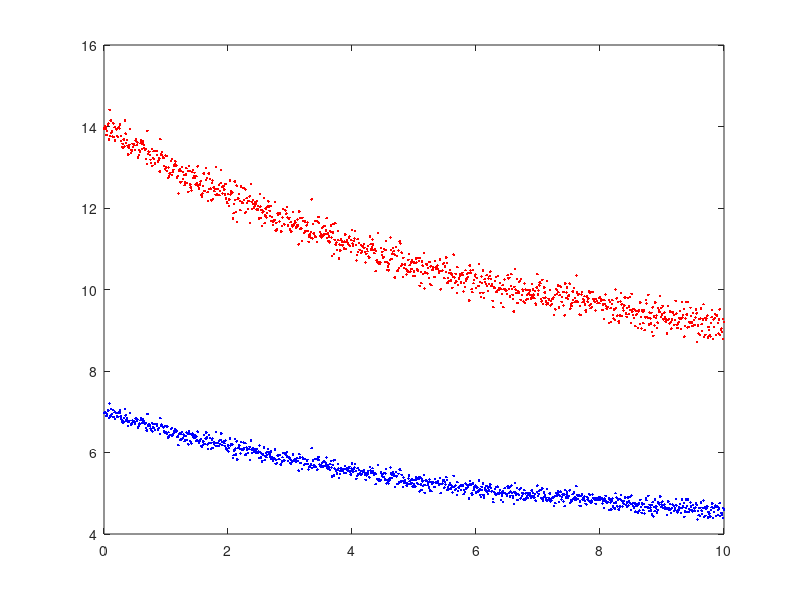

Write the MATLAB code that produced this figure. (Note: this script raises an error after producing the figure.)
clc
clear all
x=0:.01:10;
e=randn(size(x))/10;
y1=3*exp(-x/6)+4+e;
y2=2*y1;
figure(6)
plot(x,y1,'b.',x,y2,'r.')
p0=[];

y=y1;
L=size(y,1);
q=1:5:100;                                      % setup parameter
yRange=max(y)-min(y);                           % range spanned by y values
TempSchedule=expDecay([yRange 5*yRange 15],q);       % for simulated anneal.
step=0;                                         % counter
if isempty(p0), p0=[.03, .06, 70]; end    % init.guess ifNot provided

f=expDecay(p0,x);
inicost=sum((y-f).^2)

%% INITIAL OPTIMIZATION
fprintf('=========Optimizing..');               % 
p=lsqcurvefit('expDecay',p0,x,y,[0 0 1],[1e5 1e5 200]);               % INITIAL OPTIMIZATION
f=expDecay(p,x);                                % Eval
cost=sum((y-f).^2);                             % evaluate the cost
bestP=p; bestCost=cost;                         % init as best
options=optimset('TolFun',1e-15);               % setup 
lastBestf=0.*x;
fcnExp=['f=' num2str(bestP(1)) '+'        ...   % text string showing sln
        num2str(bestP(2)) '*exp(-x/'      ...   % ...
        num2str(bestP(3)) ')'];                 % ...

%% SIMULATED ANNEALING LOOP
for T=TempSchedule                              % loop: annealing temp
  step=step+1;
  fprintf('__Step%d(temp=%f)...',step,T); 
  p0New=p+T*rand(size(p));                      % simmulated annealing perturbation
  p=lsqcurvefit('expDecay',           ...       % OPTIMIZATON
    p0New,x,y,[0 0 1],[1e5 1e5 200],options);                   % ... f=expDecay(p,x);                              % Eval based on solved params
  cost=sum((y-f).^2);                           % cost evaluation 
  if cost<bestCost,                             % Choose if improved
    bestP=p; bestCost=cost;                     % new init guess as best
    fcnExp=['f=' num2str(bestP(1)) '+'    ...   % text string showing sln
            num2str(bestP(2)) '*exp(-x/'  ...   % ... 
             num2str(bestP(3)) ')'];            % ...
    lastBestf=f;
  end
end

%% FINAL STUFF
p=bestP; cost=bestCost;  f=expDecay(p,x);       % take the best
fprintf('\n======= Optimizing Complete. Best Cost=%f\n',bestCost);    %
fprintf(fcnExp);

y=y2;
L=size(y,1);
q=1:5:100;                                      % setup parameter
yRange=max(y)-min(y);                           % range spanned by y values
TempSchedule=expDecay([yRange 5*yRange 15],q);       % for simulated anneal.
step=0;                                         % counter
if isempty(p0), p0=[.03, .06, 70]; end    % init.guess ifNot provided

f=expDecay(p0,x);
inicost=sum((y-f).^2)

%% INITIAL OPTIMIZATION
fprintf('=========Optimizing..');               % 
p=lsqcurvefit('expDecay',p0,x,y,[0 0 1],[1e5 1e5 200]);               % INITIAL OPTIMIZATION
f=expDecay(p,x);                                % Eval
cost=sum((y-f).^2);                             % evaluate the cost
bestP=p; bestCost=cost;                         % init as best
options=optimset('TolFun',1e-15);               % setup 
lastBestf=0.*x;
fcnExp=['f=' num2str(bestP(1)) '+'        ...   % text string showing sln
        num2str(bestP(2)) '*exp(-x/'      ...   % ...
        num2str(bestP(3)) ')'];                 % ...

%% SIMULATED ANNEALING LOOP
for T=TempSchedule                              % loop: annealing temp
  step=step+1;
  fprintf('__Step%d(temp=%f)...',step,T); 
  p0New=p+T*rand(size(p));                      % simmulated annealing perturbation
  p=lsqcurvefit('expDecay',           ...       % OPTIMIZATON
    p0New,x,y,[0 0 1],[1e5 1e5 200],options);                   % ... f=expDecay(p,x);                              % Eval based on solved params
  cost=sum((y-f).^2);                           % cost evaluation 
  if cost<bestCost,                             % Choose if improved
    bestP=p; bestCost=cost;                     % new init guess as best
    fcnExp=['f=' num2str(bestP(1)) '+'    ...   % text string showing sln
            num2str(bestP(2)) '*exp(-x/'  ...   % ... 
             num2str(bestP(3)) ')'];            % ...
    lastBestf=f;
  end
end

%% FINAL STUFF
p=bestP; cost=bestCost;  f=expDecay(p,x);       % take the best
fprintf('\n======= Optimizing Complete. Best Cost=%f\n',bestCost);    %
fprintf(fcnExp);